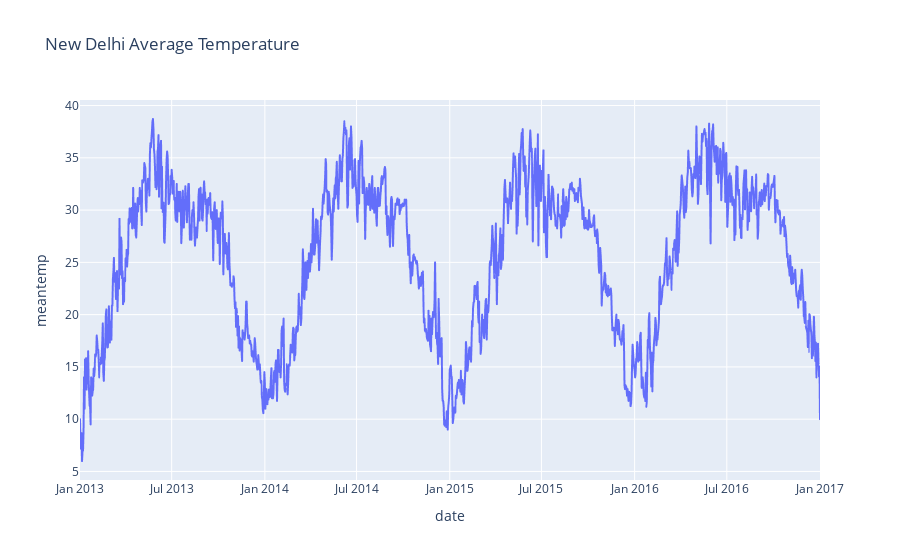

Here is the notebook cell this chart was saved with:
### Code cell
px.line(df, x="date", y="meantemp", title="New Delhi Average Temperature")

### Figure 1 — Plotly figure (JSON) as saved in the notebook; plotly's stock layout.template omitted (floating-point values rounded to 4 significant figures; data arrays with more than 128 entries replaced by an {"elided": "..."} marker saying what was removed)
{"data": [{"hovertemplate": "date=%{x}<br>meantemp=%{y}<extra></extra>", "legendgroup": "", "line": {"color": "#636efa", "dash": "solid"}, "marker": {"symbol": "circle"}, "mode": "lines", "name": "", "showlegend": false, "type": "scattergl", "x": {"elided": "1462 str values"}, "xaxis": "x", "y": {"elided": "1462 float values"}, "yaxis": "y"}], "layout": {"autosize": true, "legend": {"tracegroupgap": 0}, "title": {"text": "New Delhi Average Temperature"}, "xaxis": {"anchor": "y", "autorange": true, "domain": [0, 1], "range": ["2013-01-01", "2017-01-01"], "title": {"text": "date"}, "type": "date"}, "yaxis": {"anchor": "x", "autorange": true, "domain": [0, 1], "range": [4.183, 40.53], "title": {"text": "meantemp"}, "type": "linear"}}}
